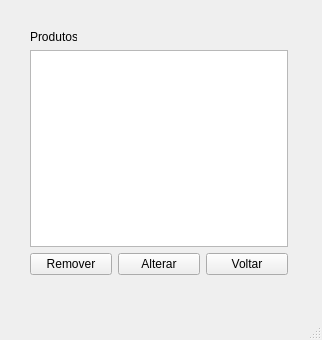
<?xml version="1.0" encoding="UTF-8"?>
<ui version="4.0">
 <class>ListProduto</class>
 <widget class="QMainWindow" name="ListProduto">
  <property name="geometry">
   <rect>
    <x>0</x>
    <y>0</y>
    <width>322</width>
    <height>340</height>
   </rect>
  </property>
  <property name="windowTitle">
   <string>MainWindow</string>
  </property>
  <widget class="QWidget" name="centralwidget">
   <widget class="QLabel" name="label_produto">
    <property name="geometry">
     <rect>
      <x>30</x>
      <y>30</y>
      <width>47</width>
      <height>13</height>
     </rect>
    </property>
    <property name="text">
     <string>Produtos</string>
    </property>
   </widget>
   <widget class="QWidget" name="">
    <property name="geometry">
     <rect>
      <x>30</x>
      <y>50</y>
      <width>258</width>
      <height>225</height>
     </rect>
    </property>
    <layout class="QVBoxLayout" name="verticalLayout">
     <item>
      <widget class="QListWidget" name="listWidget_produto"/>
     </item>
     <item>
      <layout class="QHBoxLayout" name="horizontalLayout">
       <item>
        <widget class="QPushButton" name="pushButton_remover">
         <property name="text">
          <string>Remover</string>
         </property>
        </widget>
       </item>
       <item>
        <widget class="QPushButton" name="pushButton_alterar">
         <property name="text">
          <string>Alterar</string>
         </property>
        </widget>
       </item>
       <item>
        <widget class="QPushButton" name="pushButton_voltar">
         <property name="text">
          <string>Voltar</string>
         </property>
        </widget>
       </item>
      </layout>
     </item>
    </layout>
   </widget>
  </widget>
  <widget class="QMenuBar" name="menubar">
   <property name="geometry">
    <rect>
     <x>0</x>
     <y>0</y>
     <width>322</width>
     <height>21</height>
    </rect>
   </property>
  </widget>
  <widget class="QStatusBar" name="statusbar"/>
 </widget>
 <resources/>
 <connections/>
</ui>
